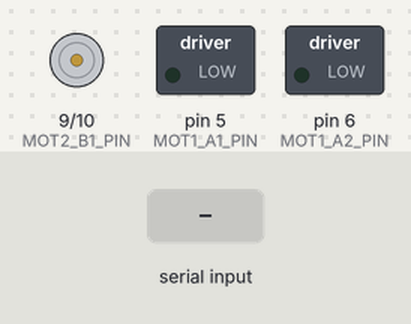
Bench run of a sketch on a simulated Arduino Uno, built with avr-gcc and run on an emulated ATmega328P. On the bench: motor-driver pin pairs drawn as motors (green arrow = first pin HIGH = forward, orange = second pin HIGH = backward, longer = more drive), switched loads named in the sketch (green lamp = pin HIGH). Inputs (shaded band) come from the test bench. What the sketch prints to the serial monitor is not drawn.

Above: at 1.2 s.
1.3 s: "90,45\n" received over Serial
At 1.8 s:
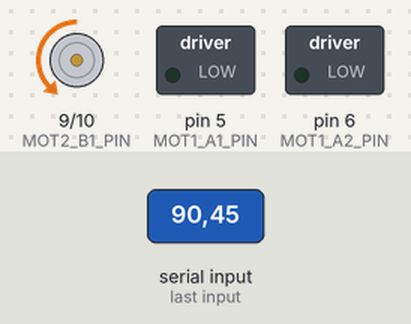
2.8 s: "30,150\n" received over Serial
At 4.0 s:
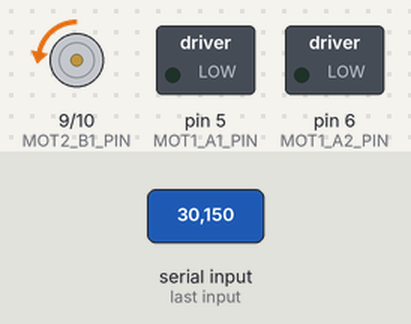
4.3 s: "200\n" received over Serial
At 5.2 s:
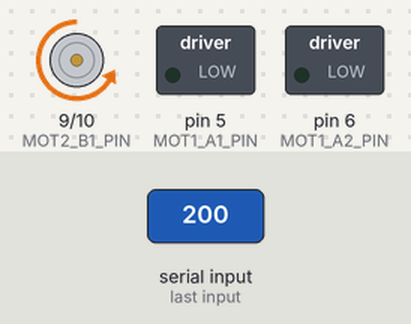
5.8 s: "90\n" received over Serial
At 6.2 s:
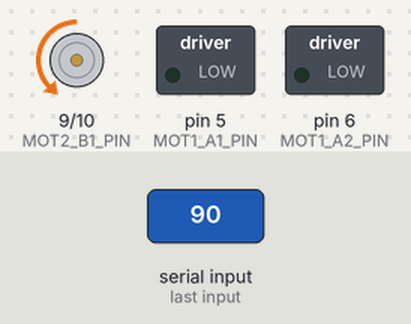
Timing chart, 0 to 8.8 s (numbered marks = the images above; inputs shaded):
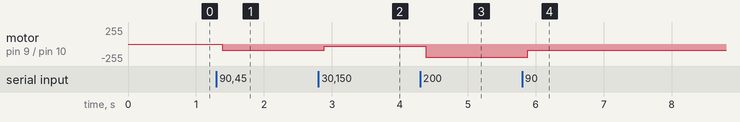

Measured:
- after the input at 1.3 s, motor on pin 9 (MOT2_B1_PIN) / pin 10 (MOT2_B2_PIN): stopped → backward 90/255 after 0.09 s
- after the input at 2.8 s, motor on pin 9 (MOT2_B1_PIN) / pin 10 (MOT2_B2_PIN): backward 90/255 → backward 30/255 after 0.08 s
- after the input at 4.3 s, motor on pin 9 (MOT2_B1_PIN) / pin 10 (MOT2_B2_PIN): backward 30/255 → backward 200/255 after 0.08 s
- after the input at 5.8 s, motor on pin 9 (MOT2_B1_PIN) / pin 10 (MOT2_B2_PIN): backward 200/255 → backward 90/255 after 0.08 s

The sketch:

MotorController.ino
```cpp
// Driving DC motors at variable speed
//
//  Uses DRV8833 dual DC motor driver module
// ===============================================================================

// Define the pin numbers
#define MOT1_A1_PIN 5
#define MOT1_A2_PIN 6
#define MOT2_B1_PIN 9
#define MOT2_B2_PIN 10

// ===============================================================================
void setup()
{

  // Initialize motor pins to output
  pinMode(MOT1_A1_PIN, OUTPUT);
  pinMode(MOT1_A2_PIN, OUTPUT);
  pinMode(MOT2_B1_PIN, OUTPUT);
  pinMode(MOT2_B2_PIN, OUTPUT);

  // Start with drivers off
  digitalWrite(MOT1_A1_PIN, LOW);
  digitalWrite(MOT1_A2_PIN, LOW);
  digitalWrite(MOT2_B1_PIN, LOW);
  digitalWrite(MOT2_B2_PIN, LOW);

  // Initialize the serial UART at 9600 bits per second. // Julien had it set to 115200
   Serial.begin(9600);
}

// ===============================================================================
// Set the current on a motor channel using PWM and directional logic.

void set_motor_pwm(int pwm, int IN1, int IN2)
{

  if (pwm < 0) {  // reverse
    analogWrite(IN1, -pwm);
    digitalWrite(IN2, LOW);

  } else { // stop or forward
    digitalWrite(IN1, LOW);
    analogWrite(IN2, pwm);
  }
}

// ===============================================================================

void loop()
{
  if(Serial.available() > 0){

    String data = "";

    // Serial read while there is data
    for(;Serial.available() > 0;) {
      char j = Serial.read();
      data = data + j;  // Form string
      Serial.flush();
    }

    int motor_pwm = data.toInt(); // Convert string to int
    set_motor_pwm(motor_pwm, MOT2_B1_PIN, MOT2_B2_PIN);

    Serial.flush();
  }
    Serial.print("Set motor A PWM = ");
}
/****************************************************************/
```
